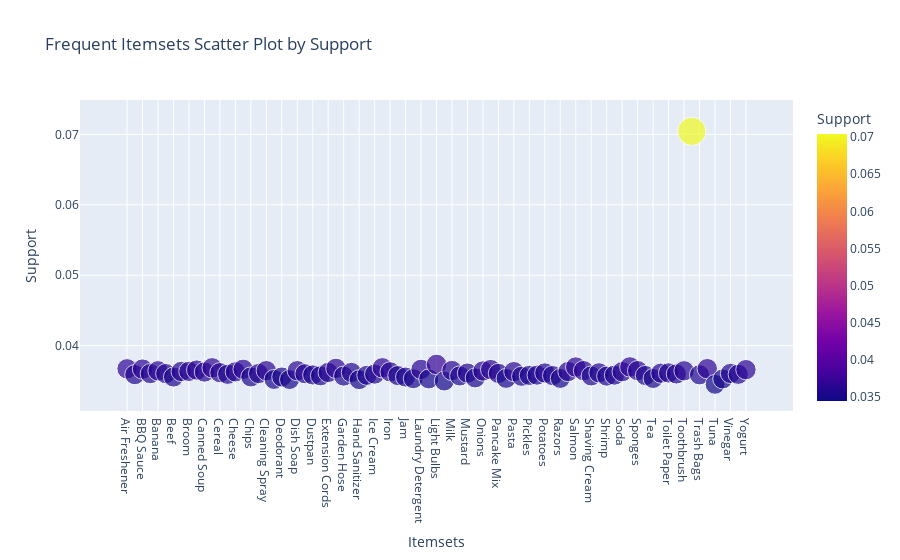

Source (notebook cell):
### Code cell
#use scatter plot to group items according to their support percentage
fig = px.scatter(frequent_itemsets_plot, 
                 x='itemsets', 
                 y='support', 
                 size='support', 
                 color='support',
                 labels={'itemsets': 'Itemsets', 'support': 'Support'},
                 title='Frequent Itemsets Scatter Plot by Support')
fig.update_layout(xaxis_title='Itemsets', yaxis_title='Support')
fig.show()

### Figure 1 — Plotly figure (JSON) as saved in the notebook; plotly's stock layout.template omitted (floating-point values rounded to 4 significant figures)
{"data": [{"hovertemplate": "Itemsets=%{x}<br>Support=%{marker.color}<extra></extra>", "legendgroup": "", "marker": {"color": [0.03671, 0.03588, 0.03667, 0.03603, 0.03643, 0.03603, 0.03554, 0.03633, 0.03635, 0.03653, 0.03625, 0.03685, 0.03616, 0.03593, 0.03628, 0.03664, 0.03556, 0.03604, 0.03645, 0.0352, 0.03555, 0.03519, 0.03644, 0.03601, 0.03584, 0.03572, 0.03619, 0.03677, 0.03568, 0.03619, 0.03517, 0.03579, 0.03596, 0.03685, 0.03628, 0.03575, 0.03554, 0.03531, 0.03663, 0.03528, 0.03733, 0.03497, 0.03647, 0.0357, 0.0361, 0.03542, 0.0364, 0.0366, 0.03606, 0.03535, 0.03631, 0.03565, 0.03578, 0.03581, 0.03612, 0.03575, 0.03535, 0.03632, 0.03696, 0.03645, 0.0357, 0.03614, 0.03567, 0.03581, 0.0363, 0.03698, 0.03645, 0.03576, 0.03534, 0.03609, 0.03613, 0.03598, 0.03643, 0.07042, 0.03586, 0.03673, 0.0345, 0.03527, 0.03605, 0.03593, 0.03659], "coloraxis": "coloraxis", "size": [0.03671, 0.03588, 0.03667, 0.03603, 0.03643, 0.03603, 0.03554, 0.03633, 0.03635, 0.03653, 0.03625, 0.03685, 0.03616, 0.03593, 0.03628, 0.03664, 0.03556, 0.03604, 0.03645, 0.0352, 0.03555, 0.03519, 0.03644, 0.03601, 0.03584, 0.03572, 0.03619, 0.03677, 0.03568, 0.03619, 0.03517, 0.03579, 0.03596, 0.03685, 0.03628, 0.03575, 0.03554, 0.03531, 0.03663, 0.03528, 0.03733, 0.03497, 0.03647, 0.0357, 0.0361, 0.03542, 0.0364, 0.0366, 0.03606, 0.03535, 0.03631, 0.03565, 0.03578, 0.03581, 0.03612, 0.03575, 0.03535, 0.03632, 0.03696, 0.03645, 0.0357, 0.03614, 0.03567, 0.03581, 0.0363, 0.03698, 0.03645, 0.03576, 0.03534, 0.03609, 0.03613, 0.03598, 0.03643, 0.07042, 0.03586, 0.03673, 0.0345, 0.03527, 0.03605, 0.03593, 0.03659], "sizemode": "area", "sizeref": 0.000176, "symbol": "circle"}, "mode": "markers", "name": "", "orientation": "v", "showlegend": false, "type": "scatter", "x": ["Air Freshener", "Apple", "BBQ Sauce", "Baby Wipes", "Banana", "Bath Towels", "Beef", "Bread", "Broom", "Butter", "Canned Soup", "Carrots", "Cereal", "Cereal Bars", "Cheese", "Chicken", "Chips", "Cleaning Rags", "Cleaning Spray", "Coffee", "Deodorant", "Diapers", "Dish Soap", "Dishware", "Dustpan", "Eggs", "Extension Cords", "Feminine Hygiene Products", "Garden Hose", "Hair Gel", "Hand Sanitizer", "Honey", "Ice Cream", "Insect Repellent", "Iron", "Ironing Board", "Jam", "Ketchup", "Laundry Detergent", "Lawn Mower", "Light Bulbs", "Mayonnaise", "Milk", "Mop", "Mustard", "Olive Oil", "Onions", "Orange", "Pancake Mix", "Paper Towels", "Pasta", "Peanut Butter", "Pickles", "Plant Fertilizer", "Potatoes", "Power Strips", "Razors", "Rice", "Salmon", "Shampoo", "Shaving Cream", "Shower Gel", "Shrimp", "Soap", "Soda", "Spinach", "Sponges", "Syrup", "Tea", "Tissues", "Toilet Paper", "Tomatoes", "Toothbrush", "Toothpaste", "Trash Bags", "Trash Cans", "Tuna", "Vacuum Cleaner", "Vinegar", "Water", "Yogurt"], "xaxis": "x", "y": [0.03671, 0.03588, 0.03667, 0.03603, 0.03643, 0.03603, 0.03554, 0.03633, 0.03635, 0.03653, 0.03625, 0.03685, 0.03616, 0.03593, 0.03628, 0.03664, 0.03556, 0.03604, 0.03645, 0.0352, 0.03555, 0.03519, 0.03644, 0.03601, 0.03584, 0.03572, 0.03619, 0.03677, 0.03568, 0.03619, 0.03517, 0.03579, 0.03596, 0.03685, 0.03628, 0.03575, 0.03554, 0.03531, 0.03663, 0.03528, 0.03733, 0.03497, 0.03647, 0.0357, 0.0361, 0.03542, 0.0364, 0.0366, 0.03606, 0.03535, 0.03631, 0.03565, 0.03578, 0.03581, 0.03612, 0.03575, 0.03535, 0.03632, 0.03696, 0.03645, 0.0357, 0.03614, 0.03567, 0.03581, 0.0363, 0.03698, 0.03645, 0.03576, 0.03534, 0.03609, 0.03613, 0.03598, 0.03643, 0.07042, 0.03586, 0.03673, 0.0345, 0.03527, 0.03605, 0.03593, 0.03659], "yaxis": "y"}], "layout": {"coloraxis": {"colorbar": {"title": {"text": "Support"}}, "colorscale": [[0, "#0d0887"], [0.1111, "#46039f"], [0.2222, "#7201a8"], [0.3333, "#9c179e"], [0.4444, "#bd3786"], [0.5556, "#d8576b"], [0.6667, "#ed7953"], [0.7778, "#fb9f3a"], [0.8889, "#fdca26"], [1, "#f0f921"]]}, "legend": {"itemsizing": "constant", "tracegroupgap": 0}, "title": {"text": "Frequent Itemsets Scatter Plot by Support"}, "xaxis": {"anchor": "y", "domain": [0, 1], "title": {"text": "Itemsets"}}, "yaxis": {"anchor": "x", "domain": [0, 1], "title": {"text": "Support"}}}}
